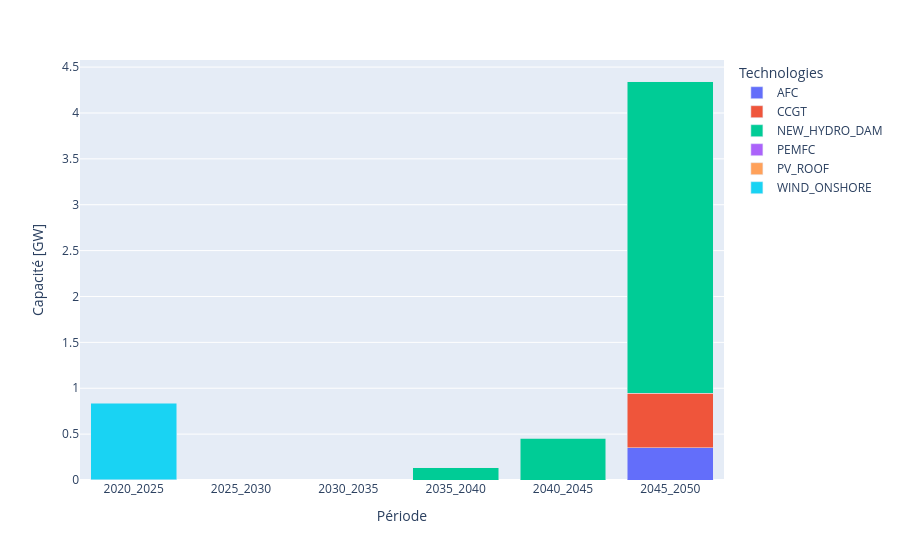

The notebook cell saved with this chart:
### Code cell
plot_elec_new_positive(results_materials_relax_limit, elec_positive_relax_limit)

### Figure 1 — Plotly figure (JSON) as saved in the notebook; plotly's stock layout.template omitted (floating-point values rounded to 4 significant figures)
{"data": [{"hovertemplate": "Technologies=AFC<br>Période=%{x}<br>Capacité=%{y}<extra></extra>", "legendgroup": "AFC", "marker": {"color": "#636efa", "pattern": {"shape": ""}}, "name": "AFC", "orientation": "v", "showlegend": true, "textposition": "auto", "type": "bar", "x": ["2020_2025", "2025_2030", "2030_2035", "2035_2040", "2040_2045", "2045_2050"], "xaxis": "x", "y": [0.0, 0.0, 0.0, 0.0, 0.0, 0.3528], "yaxis": "y"}, {"hovertemplate": "Technologies=CCGT<br>Période=%{x}<br>Capacité=%{y}<extra></extra>", "legendgroup": "CCGT", "marker": {"color": "#EF553B", "pattern": {"shape": ""}}, "name": "CCGT", "orientation": "v", "showlegend": true, "textposition": "auto", "type": "bar", "x": ["2020_2025", "2025_2030", "2030_2035", "2035_2040", "2040_2045", "2045_2050"], "xaxis": "x", "y": [0.0, 0.0, 0.0, 0.0, 0.0, 0.5902], "yaxis": "y"}, {"hovertemplate": "Technologies=NEW_HYDRO_DAM<br>Période=%{x}<br>Capacité=%{y}<extra></extra>", "legendgroup": "NEW_HYDRO_DAM", "marker": {"color": "#00cc96", "pattern": {"shape": ""}}, "name": "NEW_HYDRO_DAM", "orientation": "v", "showlegend": true, "textposition": "auto", "type": "bar", "x": ["2020_2025", "2025_2030", "2030_2035", "2035_2040", "2040_2045", "2045_2050"], "xaxis": "x", "y": [0.0, 0.0, 0.0, 0.1385, 0.457, 3.405], "yaxis": "y"}, {"hovertemplate": "Technologies=PEMFC<br>Période=%{x}<br>Capacité=%{y}<extra></extra>", "legendgroup": "PEMFC", "marker": {"color": "#ab63fa", "pattern": {"shape": ""}}, "name": "PEMFC", "orientation": "v", "showlegend": true, "textposition": "auto", "type": "bar", "x": ["2020_2025", "2025_2030", "2030_2035", "2035_2040", "2040_2045", "2045_2050"], "xaxis": "x", "y": [0.0, 0.0, 0.0, 0.0, 0.005337, 0.0], "yaxis": "y"}, {"hovertemplate": "Technologies=PV_ROOF<br>Période=%{x}<br>Capacité=%{y}<extra></extra>", "legendgroup": "PV_ROOF", "marker": {"color": "#FFA15A", "pattern": {"shape": ""}}, "name": "PV_ROOF", "orientation": "v", "showlegend": true, "textposition": "auto", "type": "bar", "x": ["2020_2025", "2025_2030", "2030_2035", "2035_2040", "2040_2045", "2045_2050"], "xaxis": "x", "y": [0.00236, 0.0, 0.0, 0.0, 0.0, 0.0], "yaxis": "y"}, {"hovertemplate": "Technologies=WIND_ONSHORE<br>Période=%{x}<br>Capacité=%{y}<extra></extra>", "legendgroup": "WIND_ONSHORE", "marker": {"color": "#19d3f3", "pattern": {"shape": ""}}, "name": "WIND_ONSHORE", "orientation": "v", "showlegend": true, "textposition": "auto", "type": "bar", "x": ["2020_2025", "2025_2030", "2030_2035", "2035_2040", "2040_2045", "2045_2050"], "xaxis": "x", "y": [0.8352, 0.0, 0.0, 0.0, 0.0, 0.0], "yaxis": "y"}], "layout": {"barmode": "stack", "legend": {"title": {"text": "Technologies"}, "tracegroupgap": 0}, "margin": {"t": 60}, "xaxis": {"anchor": "y", "domain": [0, 1], "title": {"text": "Période"}}, "yaxis": {"anchor": "x", "domain": [0, 1], "title": {"text": "Capacité [GW]"}}}}
